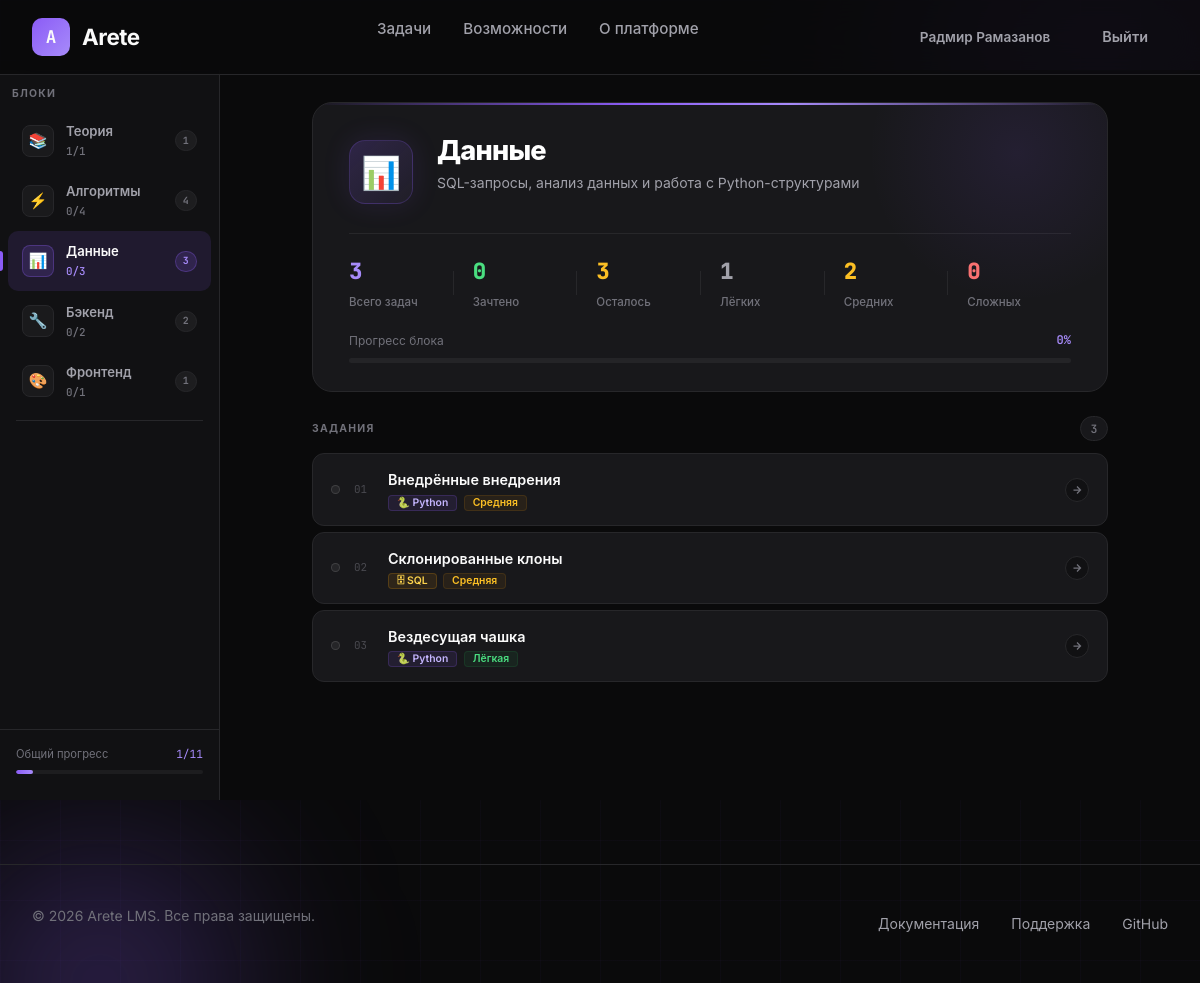
Screenshot of /lms/data (signed in) with the database file from the repository.
### models.py (models this page shows, shortened)
class User(UserMixin, db.Model):
    __tablename__ = "users"
    id = db.Column(db.Integer, primary_key=True)
    username = db.Column(db.String(80), unique=True, nullable=False)
    email = db.Column(db.String(120), unique=True, nullable=False)
    first_name = db.Column(db.String(50), nullable=False)
    last_name = db.Column(db.String(50), nullable=False)
    password_hash = db.Column(db.String(256), nullable=False)
    created_at = db.Column(db.DateTime, default=datetime.now)
    submissions = db.relationship("Submission", backref="user", lazy=True)
    def solved_in_block(self, block):
        return (
            Submission.query.filter_by(user_id=self.id, passed=True)
            .join(Task)
            .filter(Task.block == block)
            .count()
        )

class Task(db.Model):
    __tablename__ = "tasks"
    id = db.Column(db.Integer, primary_key=True)
    block = db.Column(db.String(50), nullable=False)
    title = db.Column(db.String(200), nullable=False)
    description = db.Column(db.Text, nullable=False)
    task_type = db.Column(db.String(50), nullable=False)
    expected_output = db.Column(db.Text, nullable=True)
    test_cases_json = db.Column(db.Text, nullable=True)
    difficulty = db.Column(db.String(20), default="medium")
    order_num = db.Column(db.Integer, default=0)
    max_score = db.Column(db.Integer, default=100)
    attempts_limit = db.Column(db.Integer, nullable=True)
    time_limit = db.Column(db.String(40), nullable=True)
    memory_limit = db.Column(db.String(40), nullable=True)
    input_format = db.Column(db.String(80), nullable=True)
    output_format = db.Column(db.String(80), nullable=True)
    submissions = db.relationship("Submission", backref="task", lazy=True)

### routes/web.py (the view)
@web_bp.route("/lms/<block_key>")
def lms(block_key):
    if block_key not in BLOCKS:
        return redirect(url_for("web.lms_root"))
    block_info = BLOCKS[block_key]
    tasks = Task.query.filter_by(block=block_key).order_by(Task.order_num).all()
    user_id = current_user.id if current_user.is_authenticated else None
    tasks_data = _build_tasks_data(tasks, user_id)
    total = len(tasks)
    solved_count = sum(1 for td in tasks_data if td["solved"])
    all_blocks, total_solved, total_tasks = _build_all_blocks_summary()
    return render_template(
        "lms.html",
        block_key=block_key,
        block_info=block_info,
        tasks_data=tasks_data,
        total=total,
        solved_count=solved_count,
        all_blocks=all_blocks,
        total_solved=total_solved,
        total_tasks=total_tasks,
    )

### app.py (called while the page is built)
def create_app():
    app = Flask(__name__)
    app.wsgi_app = ProxyFix(app.wsgi_app, x_for=1, x_proto=1, x_host=1, x_prefix=1)
    app.config["SECRET_KEY"] = SECRET_KEY
    app.config["SQLALCHEMY_DATABASE_URI"] = DATABASE_URI
    db.init_app(app)
    login_manager = LoginManager()
    login_manager.init_app(app)
    login_manager.login_view = "web.login"
    @login_manager.user_loader
    def load_user(user_id):
        return User.query.get(int(user_id))
    app.register_blueprint(web_bp)
    app.register_blueprint(api_bp)
    with app.app_context():
        db.create_all()
        seed_tasks()
    return app

### routes/web.py (called while the page is built)
def _get_task_status(task_id, user_id):
    last_sub = (
        Submission.query.filter_by(task_id=task_id, user_id=user_id)
        .order_by(Submission.submitted_at.desc())
        .first()
    )
    if not last_sub:
        return False, None, None
    if last_sub.passed:
        return True, "accepted", last_sub.score if last_sub.score is not None else 100
    return False, "rejected", last_sub.score if last_sub.score is not None else 0

def _build_tasks_data(tasks, user_id):
    result = []
    for task in tasks:
        solved = False
        last_verdict = None
        verdict_score = None
        if user_id is not None:
            solved, last_verdict, verdict_score = _get_task_status(task.id, user_id)
        result.append(
            {
                "task": task,
                "solved": solved,
                "last_verdict": last_verdict,
                "verdict_score": verdict_score,
            }
        )
    return result

def _build_all_blocks_summary():
    all_blocks = []
    total_solved = 0
    total_tasks = 0
    user_id = current_user.id if current_user.is_authenticated else None
    for key, info in BLOCKS.items():
        count = Task.query.filter_by(block=key).count()
        solved = current_user.solved_in_block(key) if user_id else 0
        all_blocks.append(
            {
                "key": key,
                "name": info["name"],
                "icon": info["icon"],
                "count": count,
                "solved": solved,
            }
        )
        total_solved += solved
        total_tasks += count
    return all_blocks, total_solved, total_tasks

### templates/lms.html (shortened to what this page needs)
{% extends "base.html" %}
{% block extra_css %}
<link rel="stylesheet" href="{{ url_for('static', filename='css/lms.css') }}">
{% endblock %}
{% block content %}
<div class="lms-layout">
    <aside class="lms-sidebar">
        <div class="sidebar-section">Блоки</div>
        {% for b in all_blocks %}
        <a href="{{ url_for('web.lms', block_key=b.key) }}"
           class="sidebar-block {% if b.key == block_key %}active{% endif %}">
            <div class="sb-icon">{{ b.icon }}</div>
            <div class="sb-info">
                <div class="sb-name">{{ b.name }}</div>
                {% if current_user.is_authenticated %}
                <div class="sb-prog">{{ b.solved }}/{{ b.count }}</div>
                {% else %}
                <div class="sb-prog">{{ b.count }} задач</div>
                {% endif %}
            </div>
            <span class="sb-pill">{{ b.count }}</span>
        </a>
        {% endfor %}
        <div class="sidebar-divider"></div>
        {% if current_user.is_authenticated %}
        <div class="sidebar-footer">
            <div class="sidebar-total-progress">
                <div class="sidebar-total-label">
                    <span>Общий прогресс</span>
                    <span>{{ total_solved }}/{{ total_tasks }}</span>
                </div>
                <div class="st-track">
                    <div class="st-fill" id="totalFill" data-pct="{{ (total_solved / total_tasks * 100) | int if total_tasks > 0 else 0 }}" style="width: 0%"></div>
                </div>
            </div>
        </div>
        {% endif %}
    </aside>
    <div class="lms-content">
        <div class="lms-main">
            <div class="block-hero">
                <div class="bh-glow"></div>
                <div class="bh-body">
                    <div class="bh-icon">{{ block_info.icon }}</div>
                    <div class="bh-text">
                        <h1>{{ block_info.name }}</h1>
                        <p>{{ block_info.description }}</p>
                    </div>
                </div>
                <div class="bh-stats">
                    <div class="bh-stat">
                        <span class="bh-sv purple">{{ total }}</span>
                        <span class="bh-sl">Всего задач</span>
                    </div>
                    {% if current_user.is_authenticated %}
                    <div class="bh-stat">
                        <span class="bh-sv green">{{ solved_count }}</span>
                        <span class="bh-sl">Зачтено</span>
                    </div>
                    <div class="bh-stat">
                        <span class="bh-sv yellow">{{ total - solved_count }}</span>
                        <span class="bh-sl">Осталось</span>
                    </div>
                    {% endif %}
                    <div class="bh-stat">
                        <span class="bh-sv" style="color:#a1a1aa;">{{ tasks_data | selectattr('task.difficulty','equalto','easy') | list | length }}</span>
                        <span class="bh-sl">Лёгких</span>
                    </div>
                    <div class="bh-stat">
                        <span class="bh-sv yellow">{{ tasks_data | selectattr('task.difficulty','equalto','medium') | list | length }}</span>
                        <span class="bh-sl">Средних</span>
                    </div>
                    <div class="bh-stat">
                        <span class="bh-sv red">{{ tasks_data | selectattr('task.difficulty','equalto','hard') | list | length }}</span>
                        <span class="bh-sl">Сложных</span>
                    </div>
                </div>
                {% if current_user.is_authenticated and total > 0 %}
                <div class="bh-progress">
                    {% set pct = (solved_count / total * 100) | int %}
                    <div class="bh-prog-header">
                        <span class="bh-prog-label">Прогресс блока</span>
                        <span class="bh-prog-pct" id="progPct">{{ pct }}%</span>
                    </div>
                    <div class="bh-prog-track">
                    </div>
                </div>
                {% endif %}
            </div>
            <div class="tasks-hdr">
                <span class="tasks-hdr-label">Задания</span>
                <span class="tasks-hdr-count">{{ total }}</span>
            </div>
            {% if current_user.is_authenticated %}
            <div class="tasks-list" id="tasksList">
                {% if tasks_data %}
                    {% for td in tasks_data %}
                    {% set t = td.task %}
                    <a href="{{ url_for('web.task', task_id=t.id) }}"
                       class="task-row {% if td.last_verdict == 'accepted' %}tr-accepted{% elif td.last_verdict == 'rejected' %}tr-rejected{% endif %}"
                       style="animation-delay: {{ loop.index0 * 45 }}ms">
                        <div class="tr-dot
                            "></div>
                        <span class="tr-num">{{ '%02d' % loop.index }}</span>
                        <div class="tr-info">
                            <div class="tr-title">{{ t.title }}</div>
                            <div class="tr-meta">
                                <span class="badge b-{{ t.task_type }}">
                                    {% if t.task_type == 'python' %}🐍 Python
                                    {% elif t.task_type == 'sql' %}🗄 SQL
                                    {% elif t.task_type == 'html' %}🌐 HTML/JS
                                    {% elif t.task_type == 'answer' %}💡 Ответ
                                    {% else %}{{ t.task_type }}{% endif %}
                                </span>
                                <span class="badge b-{{ t.difficulty }}">
                                    {% if t.difficulty == 'easy' %}Лёгкая
                                    {% elif t.difficulty == 'medium' %}Средняя
                                    {% elif t.difficulty == 'hard' %}Сложная
                                    {% else %}{{ t.difficulty }}{% endif %}
                                </span>
                            </div>
                        </div>
                        <div class="tr-arrow">
                            <svg width="12" height="12" viewBox="0 0 24 24" fill="none" stroke="currentColor" stroke-width="2.5"><path d="M5 12h14M12 5l7 7-7 7"/></svg>
                        </div>
                    </a>
                    {% endfor %}
                {% else %}
                <div class="tasks-empty">В этом блоке пока нет задач</div>
                {% endif %}
            </div>
            {% endif %}
        </div>
    </div>
</div>
{% endblock %}

### templates/base.html (shortened to what this page needs)
<!DOCTYPE html>
<html lang="ru">
<head>
    <link href="https://cdn.jsdelivr.net/npm/bootstrap@5.3.3/dist/css/bootstrap.min.css" rel="stylesheet">
    <link rel="stylesheet" href="{{ url_for('static', filename='css/base.css') }}">
    {% block extra_css %}{% endblock %}
</head>
<body>
    <div class="glow-orb glow-orb-2"></div>
    <nav>
        <div class="nav-container">
            <a href="{{ url_for('web.index') }}" class="logo">
                <div class="logo-icon">A</div>
                <span class="logo-text">Arete</span>
            </a>
            <ul class="nav-links">
                {% if current_user.is_authenticated %}
                    <li><a href="{{ url_for('web.lms_root') }}">Задачи</a></li>
                {% endif %}
                <li><a href="{{ url_for('web.index') }}#features">Возможности</a></li>
                <li><a href="{{ url_for('web.index') }}#about">О платформе</a></li>
            </ul>
            <div class="nav-buttons">
                {% if current_user.is_authenticated %}
                    <div class="nav-user">
                        <a href="{{ url_for('web.lms_root') }}" class="btn btn-ghost" style="font-size:0.85rem;padding:0.55rem 1rem;">
                            {{ current_user.first_name }} {{ current_user.last_name }}
                        </a>
                        <a href="{{ url_for('web.logout') }}" class="btn btn-ghost">Выйти</a>
                    </div>
                {% else %}
                    <a href="{{ url_for('web.login') }}" class="btn btn-ghost">Войти</a>
                    <a href="{{ url_for('web.register') }}" class="btn btn-primary">Начать бесплатно</a>
                {% endif %}
            </div>
        </div>
    </nav>
    <main>
        {% block content %}{% endblock %}
    </main>
    <footer>
        <div class="footer-container">
            <p class="footer-text">© 2026 Arete LMS. Все права защищены.</p>
            <div class="footer-links">
                <a href="#">Документация</a>
                <a href="#">Поддержка</a>
                <a href="#">GitHub</a>
            </div>
        </div>
    </footer>
</body>
</html>

### static/css/base.css (style rules this page uses)
* { margin: 0; padding: 0; box-sizing: border-box; }
:root { --bg-primary: #0a0a0b; --bg-secondary: #111113; --bg-card: #18181b; --bg-card-hover: #1f1f23; --text-primary: #fafafa; --text-secondary: #a1a1aa; --text-muted: #71717a; --accent-primary: #8b5cf6; --accent-secondary: #a78bfa; --accent-glow: rgba(139, 92, 246, 0.4); --border-color: #27272a; --success: #22c55e; --error: #ef4444; --warning: #f59e0b; }
html { scroll-behavior: smooth; }
body { font-family: 'Inter', -apple-system, BlinkMacSystemFont, sans-serif; background: var(--bg-primary); color: var(--text-primary); line-height: 1.6; overflow-x: hidden; min-height: 100vh; }
.glow-orb { position: fixed; border-radius: 50%; background: radial-gradient(circle, var(--accent-glow) 0%, transparent 70%); filter: blur(80px); pointer-events: none; z-index: 0; }
.glow-orb-2 { width: 400px; height: 400px; bottom: -200px; left: -100px; animation: float 25s ease-in-out infinite reverse; }
nav { position: fixed; top: 0; left: 0; right: 0; z-index: 100; padding: 1rem 2rem; background: rgba(10, 10, 11, 0.85); backdrop-filter: blur(20px); border-bottom: 1px solid var(--border-color); }
.nav-container { max-width: 1400px; margin: 0 auto; display: flex; justify-content: space-between; align-items: center; }
.logo { display: flex; align-items: center; gap: 0.75rem; text-decoration: none; color: var(--text-primary); }
.logo-icon { width: 38px; height: 38px; background: linear-gradient(135deg, var(--accent-primary), var(--accent-secondary)); border-radius: 10px; display: flex; align-items: center; justify-content: center; font-family: 'JetBrains Mono', monospace; font-weight: 700; font-size: 1.1rem; }
.logo-text { font-size: 1.4rem; font-weight: 700; letter-spacing: -0.02em; }
.nav-links { display: flex; gap: 2rem; list-style: none; }
.nav-links a { color: var(--text-secondary); text-decoration: none; font-size: 0.95rem; font-weight: 500; transition: color 0.3s; }
.nav-buttons { display: flex; gap: 1rem; align-items: center; }
.nav-user { display: flex; align-items: center; gap: 1rem; }
.btn { padding: 0.65rem 1.25rem; border-radius: 10px; font-size: 0.9rem; font-weight: 600; text-decoration: none; transition: all 0.3s; cursor: pointer; border: none; display: inline-flex; align-items: center; gap: 0.5rem; }
.btn-ghost { background: transparent; color: var(--text-secondary); }
main { position: relative; z-index: 1; padding-top: 70px; }
footer { position: relative; z-index: 1; padding: 2.5rem 2rem; border-top: 1px solid var(--border-color); margin-top: 4rem; }
.footer-container { max-width: 1400px; margin: 0 auto; display: flex; justify-content: space-between; align-items: center; }
.footer-text { color: var(--text-muted); font-size: 0.875rem; }
.footer-links { display: flex; gap: 2rem; }
.footer-links a { color: var(--text-secondary); text-decoration: none; font-size: 0.875rem; transition: color 0.3s; }

### rows the page displays
User: first_name "Радмир", last_name "Рамазанов"
Task: title "Внедрённые внедрения"
Task: title "Склонированные клоны"
Task: title "Вездесущая чашка"

### other values shown
{{ b.icon }} "📚" "⚡" "📊" "🔧" "🎨"
{{ b.name }} "Теория" "Алгоритмы" "Данные" "Бэкенд" "Фронтенд"
{{ b.solved }} "1" "0" "0" "0" "0"
{{ b.count }} "1" "4" "3" "2" "1"
{{ total_solved }} "1"
{{ total_tasks }} "11"
{{ block_info.icon }} "📊"
{{ block_info.name }} "Данные"
{{ block_info.description }} "SQL-запросы, анализ данных и работа с Python-структурами"
{{ total }} "3"
{{ solved_count }} "0"
{{ total - solved_count }} "3"
{{ pct }} "0"
{{ '%02d' % loop.index }} "01" "02" "03"
